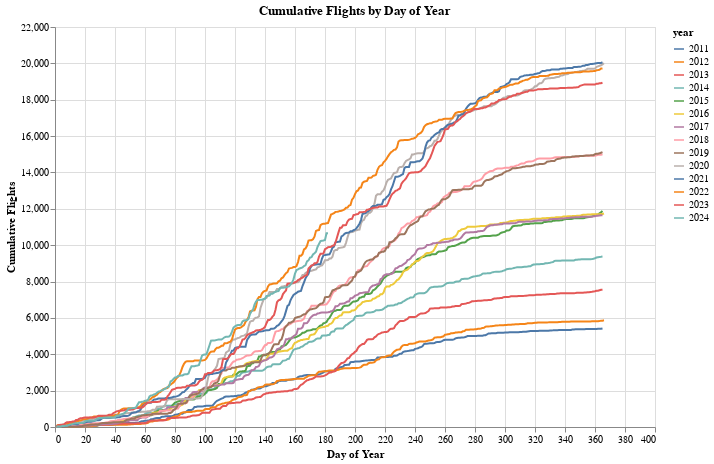

The cell this chart's notebook holds for it:
### Code cell
query = """
WITH calendar AS (
    SELECT GENERATE_SERIES('2011-01-01'::date, '2024-06-30'::date, '1 day') AS date
),
daily_flights AS (
    SELECT
        date,
        DATE_PART('year', date) AS year,
        count(*) AS total_flights
    FROM source.flights
    GROUP BY date
),
all_days AS (
    SELECT
        c.date,
        EXTRACT(DOY FROM c.date) AS day_of_year,
        DATE_PART('year', c.date) AS year,
        COALESCE(total_flights, 0) AS total_flights
    FROM calendar c
    LEFT JOIN daily_flights df
        ON c.date = df.date
)
SELECT
    year,
    day_of_year,
    SUM(total_flights) OVER (PARTITION BY year ORDER BY day_of_year) AS cumulative_flights
FROM all_days
"""
df = pd.read_sql(query, engine)
line_chart = alt.Chart(df).mark_line().encode(
    x=alt.X('day_of_year:Q', axis=alt.Axis(title='Day of Year')),
    y=alt.Y('cumulative_flights:Q', axis=alt.Axis(title='Cumulative Flights')),
    color='year:N',
    tooltip=['year:N', 'day_of_year:Q', 'cumulative_flights:Q']
).properties(
    width=600,
    height=400,
    title='Cumulative Flights by Day of Year'
)
line_chart

### Figure 1 — Vega-Lite specification as saved in the notebook (floating-point values rounded to 4 significant figures; data arrays with more than 128 entries replaced by an {"elided": "..."} marker saying what was removed)
{"config": {"view": {"continuousWidth": 300, "continuousHeight": 300}}, "data": {"name": "data-9c0eaa342d6888902d7179b21cd77a5d"}, "mark": {"type": "line"}, "encoding": {"color": {"field": "year", "type": "nominal"}, "tooltip": [{"field": "year", "type": "nominal"}, {"field": "day_of_year", "type": "quantitative"}, {"field": "cumulative_flights", "type": "quantitative"}], "x": {"axis": {"title": "Day of Year"}, "field": "day_of_year", "type": "quantitative"}, "y": {"axis": {"title": "Cumulative Flights"}, "field": "cumulative_flights", "type": "quantitative"}}, "height": 400, "title": "Cumulative Flights by Day of Year", "width": 600, "$schema": "https://vega.github.io/schema/vega-lite/v5.17.0.json", "datasets": {"data-9c0eaa342d6888902d7179b21cd77a5d": {"elided": "4930 records"}}}
